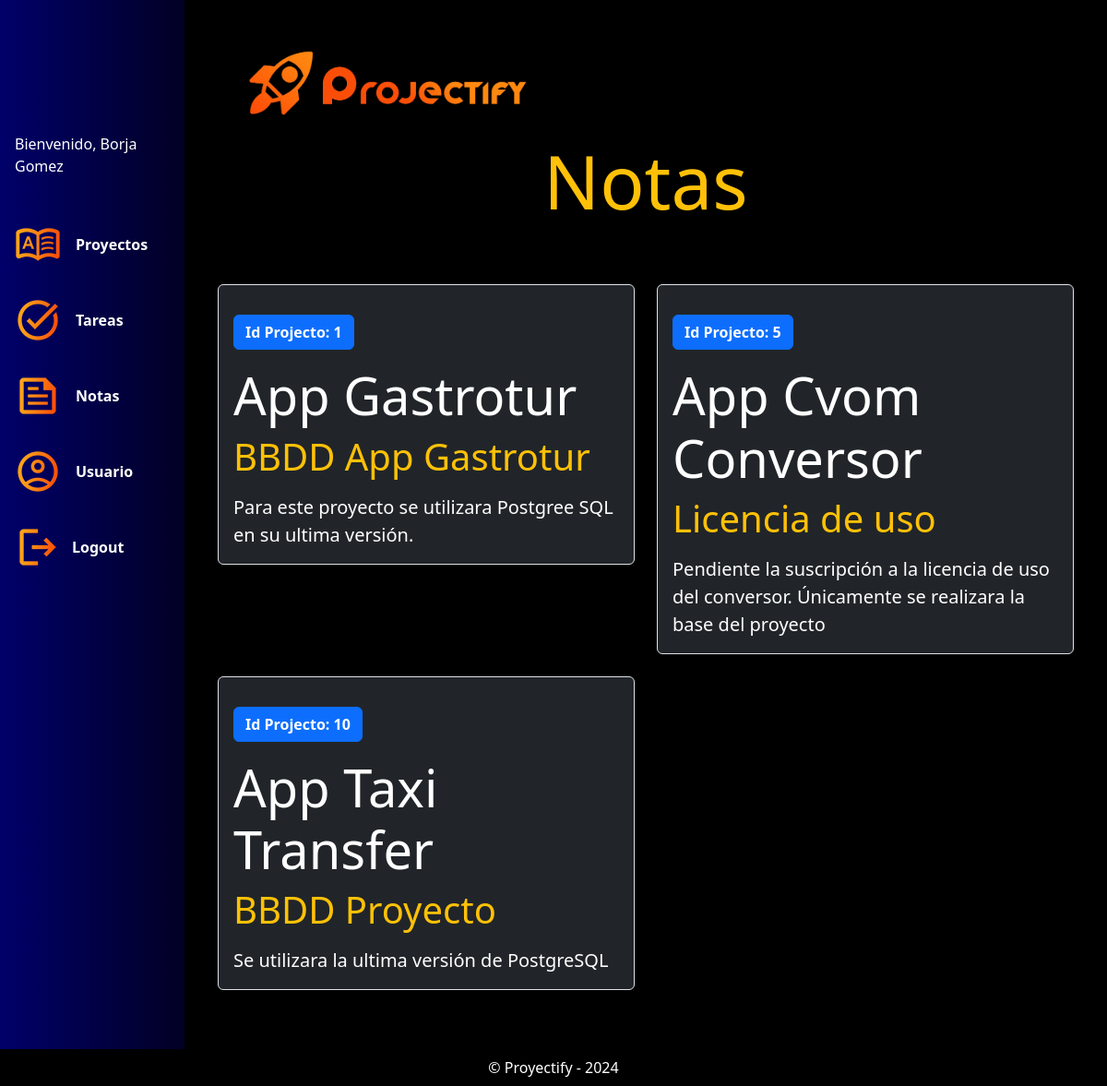
The page /notas/ (signed in) on the database its author committed.
### projects_app/models.py (models this page shows, shortened)
class Notes(models.Model):
    note_name = models.TextField(max_length=50, verbose_name="Titulo")
    note_description = models.TextField(max_length=250, verbose_name="Descripcion")
    project = models.ForeignKey(Project, on_delete=models.CASCADE, related_name='notes', verbose_name='Proyecto'
    )
    assigned_to = models.ForeignKey(User, on_delete=models.CASCADE, related_name='asigned_notes', verbose_name='Asignado a: ', null=True, blank=True)
    class Meta:
        verbose_name = "Nota"
        verbose_name_plural = "Notas"

class Project(models.Model):
    project_name = models.CharField(max_length=150, verbose_name="Nombre del proyecto")
    client_name = models.CharField(max_length=120, verbose_name="Nombre del cliente")
    description = models.TextField(verbose_name="Descripcion del proyecto")
    categories = models.ManyToManyField(Category, verbose_name="Categorias", blank=True)
    languages = models.ManyToManyField(CodeLang, verbose_name="Lenguajes", blank=True)
    created_at = models.DateField(auto_now_add=True, verbose_name="Creado el")
    updated_at = models.DateField(auto_now=True, verbose_name="Actualizado el")
    assigned_to = models.ForeignKey(User, on_delete=models.CASCADE, related_name='asigned_projects', verbose_name='Asignado a: ', null=True, blank=True)
    class Meta:
        verbose_name = "Proyecto"
        verbose_name_plural = "Proyectos"

### projects_app/views.py (the view)
# urls.py: path('notas/', views.notes_view, name='notas'),
def notes_view(request):
    if request.user.is_superuser:
        notes = Notes.objects.all()
    else:
        notes = Notes.objects.filter(assigned_to = request.user)
    return render(request, 'notas.html', {'notes':notes})

### projects_app/templates/notas.html
{% extends "loged.html" %}
{% block loged_content %}
<div class="container pb-5">
    <P class="display-1 text-warning text-center pb-5">Notas<P>
    <div class="row">
    {% for note in notes %}
    <div class="col-6">
        <div class="card bg-dark border mb-4">
            <div class="card-body">
                <button type="button" class="btn btn-primary text-white my-3"><strong>Id Projecto: {{note.project.id}}</strong></button>
                <P class="card-title display-4 text-white">{{ note.project.project_name }}</p>
                <p class="display-6 text-warning"><strong></strong> {{ note.note_name}}</p>
                <p class="card-text lead text-white">{{ note.note_description }}</p>
            </div>
        </div>
    </div>
    {% endfor %}
</div>
{% endblock loged_content %}

### accounts_app/templates/loged.html (shortened to what this page needs)
<!DOCTYPE html>
<html lang="en">
<head>
  {% load static %}
  <link rel="stylesheet" href="{% static "css/bootstrap.min.css" %}">
  <link rel="stylesheet" href="{% static "css/styles.css" %}">
</head>
<body>
  <div class="container-fluid">
    <div class="row">
      <nav class="col-md-2 d-none d-md-block bg-light sidebar">
        <div class="sidebar-sticky">
          <ul class="nav flex-column">
            <li class="nav-item d-flex align-items-center justify-content-left m-3">
            <p class="text-white">Bienvenido, {{user.first_name}} {{user.last_name}}</p>
            </li>
            <li class="nav-item d-flex align-items-center justify-content-left m-3">
              <a class="navbar-brand" href="#">
                <img src="{% static "images/icons/Project.png" %}" alt="Projectify Logo" style="fill: white;">
              </a>
              <a class="nav-link active text-white fw-bolder" aria-current="page" href={% url "proyectos" %}>Proyectos</a>
            </li>
            <li class="nav-item d-flex align-items-center justify-content-left m-3">
              <a class="navbar-brand" href="#">
                <img src="{% static "images/icons/Task.png" %}" alt="Projectify Logo" style="fill: white;">
              </a>
              <a class="nav-link text-white fw-bolder" href={% url "tareas" %}>Tareas</a>
            </li>
            <li class="nav-item d-flex align-items-center justify-content-left m-3">
              <a class="navbar-brand" href="#">
                <img src="{% static "images/icons/Notes.png" %}" alt="Projectify Logo" style="fill: white;">
              </a>
              <a class="nav-link text-white fw-bolder" href={% url "notas" %}>Notas</a>
            </li>
            <li class="nav-item d-flex align-items-center justify-content-left m-3">
              <a class="navbar-brand" href="#">
                <img src="{% static "images/icons/User.png" %}" alt="Projectify Logo" style="fill: white;">
              </a>
              <a class="nav-link text-white fw-bolder" href="#">Usuario</a>
            </li>
            <li class="nav-item d-flex align-items-center justify-content-left m-3">
              <a class="navbar-brand" href="#">
                <img src="{% static "images/icons/Logout.png" %}" alt="Projectify Logo" style="fill: white;">
              </a>
              <form action="{% url 'logout_user' %}" method="post">
                <button type="submit" class="btn btn-link text-white fw-bolder" style="text-decoration: none; background: none; border: none;">Logout</button>
              </form>
            </li>
          </ul>
        </div>
      </nav>
      <main role="main" class="col-md-9 ml-sm-auto col-lg-10 px-4 main-content bg-black">
        <div class="header">
          <a id="logo" class="navbar-brand" href="#">
            <img src={% static "images/ProjectifyLogo.png" %} alt="Projectify Logo">
          </a>
        </div>
        {% block loged_content %}{% endblock loged_content %}
      </main>
    </div>
  </div>
  <footer class="footer fixed-bottom">
    <div class="container-ls">
      <div class="bg-black p-2 text-white text-center">
      &copy; Proyectify - {% now "Y" %}
      </div>
    </div>
  </footer>
</body>
</html>

### core_app/static/css/styles.css (style rules this page uses)
.header #logo img { width: 350px; padding-left: 20px; margin: 10px; }

### accounts_app/templates/loged.html (style rules this page uses)
.sidebar { background: rgb(2,0,36); background: linear-gradient(270deg, rgba(2,0,36,1) 0%, rgba(0,0,106,1) 100%, rgba(0,212,255,1) 100%); position: fixed; top: 0; bottom: 0; left: 0; z-index: 100; padding: 8rem 0; box-shadow: 0 0 10px rgba(0, 0, 0, 0.1); }
.sidebar-sticky { position: relative; top: 0; height: 100%; padding-right: 0; overflow-x: hidden; overflow-y: auto; }
.main-content { margin-left: 16.66667%; height: 100%; color: #fff; padding: 2rem; }

### rows shown on the page
Notes: project.id "1", project.project_name "App Gastrotur", note_name "BBDD App Gastrotur", note_description "Para este proyecto se utilizara Postgree SQL en su ultima versión."
Notes: project.id "5", project.project_name "App Cvom Conversor", note_name "Licencia de uso", note_description "Pendiente la suscripción a la licencia de uso del conversor. Únicamente se realizara la base del proyecto"
Notes: project.id "10", project.project_name "App Taxi Transfer", note_name "BBDD Proyecto", note_description "Se utilizara la ultima versión de PostgreSQL"

### other values the page prints
{{ user.first_name }} "Borja"
{{ user.last_name }} "Gomez"
